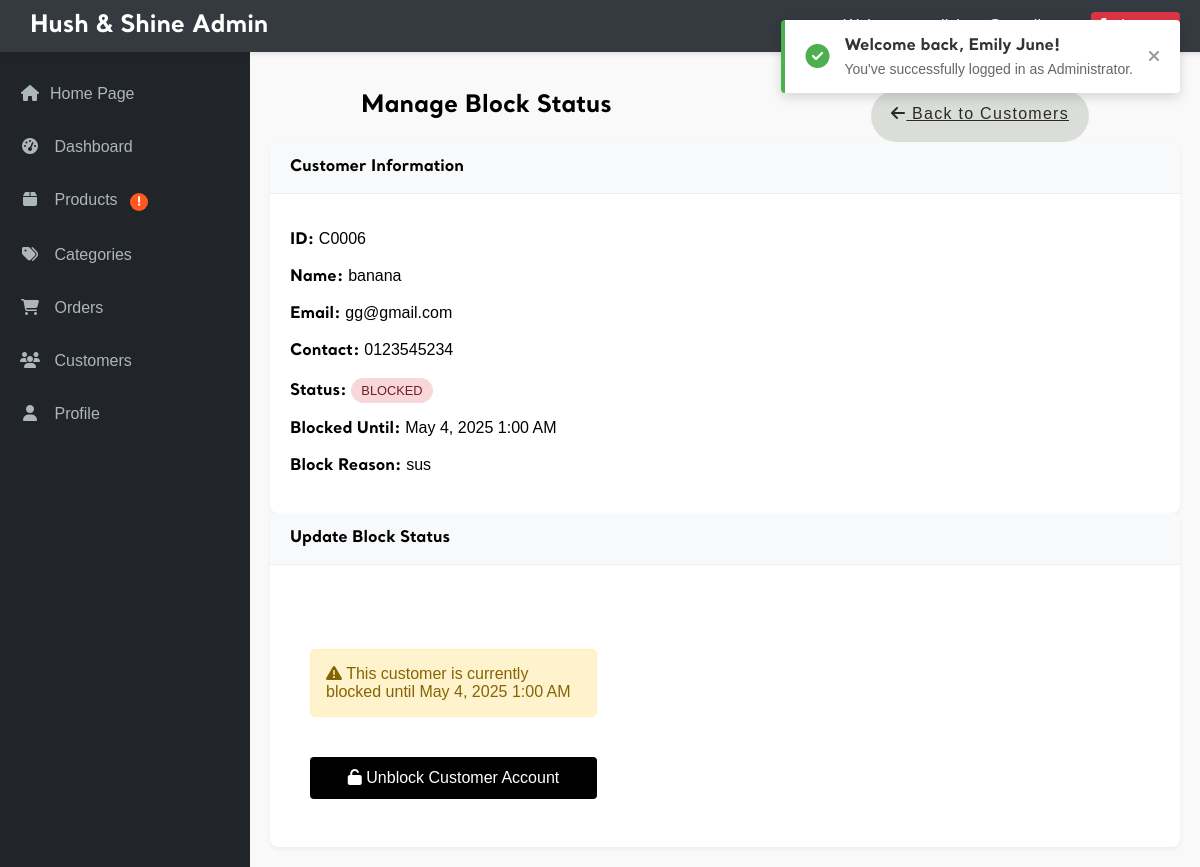
/admin/view_customer.php?id=C0006 (signed in), run on an earlier commit of the app's database.
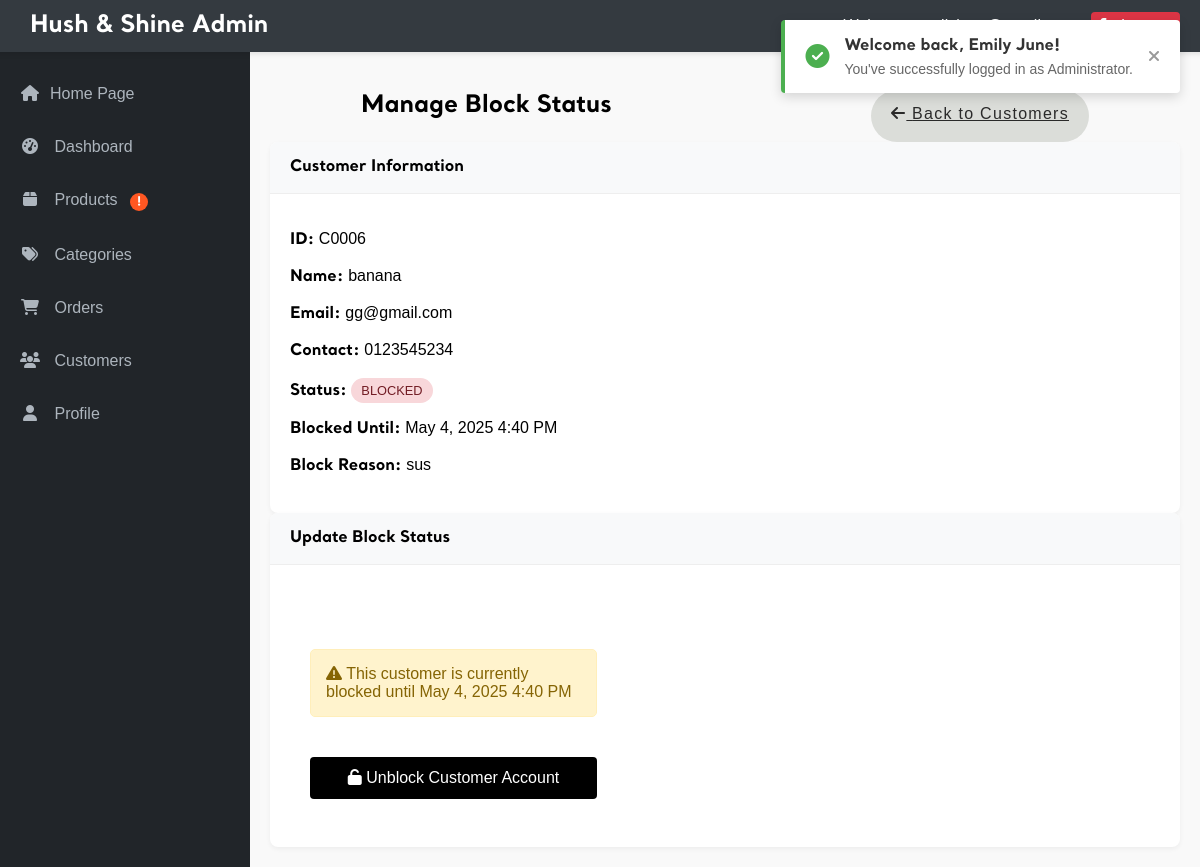
And on a later commit of the database.
### tables this page shows
CREATE TABLE `customer` (
  `cust_id` char(5) NOT NULL,
  `cust_name` varchar(50) NOT NULL,
  `cust_contact` varchar(13) NOT NULL,
  `cust_email` varchar(50) NOT NULL,
  `cust_gender` char(1) NOT NULL,
  `cust_password` varchar(100) NOT NULL,
  `cust_photo` varchar(100) NOT NULL,
  `status` enum('active','blocked') DEFAULT 'active',
  `blocked_until` datetime DEFAULT NULL,
  `block_reason` varchar(255) DEFAULT NULL
);

### admin/view_customer.php (the view, shortened to what this page needs)
<?php
require_once '../_base.php';
include '../_head.php';
$customer_id = $_GET['id'] ?? '';
$errors = [];
$customer = [];
if (!empty($customer_id)) {
    try {
        $stmt = $_db->prepare("SELECT * FROM customer WHERE cust_id = ?");
        $stmt->execute([$customer_id]);
        $customer = $stmt->fetch(PDO::FETCH_ASSOC);
    } catch (PDOException $e) {
        $errors[] = "Database error: " . $e->getMessage();
    }
}
?>
<main class="admin-main">
    <div class="admin-title">
        <h2><?= $customer['status'] === 'blocked' ? 'Manage Block Status' : 'Block Customer Account' ?></h2>
        <a href="admin_customer.php" class="category-btn"><i class="fas fa-arrow-left"></i> Back to Customers</a>
    </div>
    <?php if (!empty($customer)): ?>
        <div class="card">
            <div class="card-header">
                <h3>Customer Information</h3>
            </div>
            <div class="card-body">
                <div class="customer-info">
                    <p><strong>ID:</strong> <?= htmlspecialchars($customer['cust_id']) ?></p>
                    <p><strong>Name:</strong> <?= htmlspecialchars($customer['cust_name']) ?></p>
                    <p><strong>Email:</strong> <?= htmlspecialchars($customer['cust_email']) ?></p>
                    <p><strong>Contact:</strong> <?= htmlspecialchars($customer['cust_contact']) ?></p>
                    <p><strong>Status:</strong>
                        <span class="status-badge <?= $customer['status'] === 'blocked' ? 'blocked' : 'active' ?>">
                            <?= ucfirst(htmlspecialchars($customer['status'] ?? 'active')) ?>
                        </span>
                    </p>
                    <?php if ($customer['status'] === 'blocked' && !empty($customer['blocked_until'])): ?>
                        <p><strong>Blocked Until:</strong> <?= date('F j, Y g:i A', strtotime($customer['blocked_until'])) ?></p>
                        <p><strong>Block Reason:</strong> <?= htmlspecialchars($customer['block_reason'] ?? 'N/A') ?></p>
                    <?php endif; ?>
                </div>
            </div>
        </div>
        <div class="card mt-4">
            <div class="card-header">
                <h3><?= $customer['status'] === 'blocked' ? 'Update Block Status' : 'Block Account' ?></h3>
            </div>
            <div class="card-body">
                <form method="post" action="">
                    <?php if ($customer['status'] === 'blocked'): ?>
                        <div class="form-group">
                            <p class="alert alert-warning">
                                <i class="fas fa-exclamation-triangle"></i>
                                This customer is currently blocked until <?= date('F j, Y g:i A', strtotime($customer['blocked_until'])) ?>
                            </p>
                            <button style="width:100%" type="submit" name="submit_block" class="admin-submit-btn">
                                <i class="fas fa-unlock"></i> Unblock Customer Account
                            </button>
                        </div>
                    <?php endif; ?>
                </form>
            </div>
        </div>
    <?php else: ?>
        <div class="error-container">
            <p>No customer found with the provided ID.</p>
        </div>
    <?php endif; ?>
</main>

What changed in the data, as far as the page shows it:
changed customer "banana": blocked_until "May 4, 2025 1:00 AM" → "May 4, 2025 4:40 PM"
